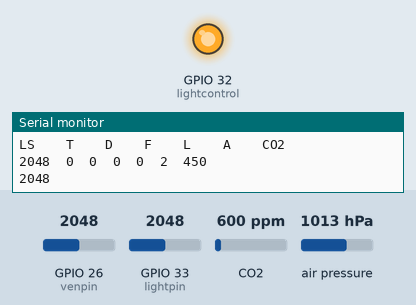
Bench run of a sketch on a simulated ESP32. On the bench: output pins drawn as LEDs (lit = HIGH), the last lines printed to the serial monitor. The test bench sets the inputs (shaded band); at power-on: GPIO 33 (lightpin) = 2048, GPIO 26 (venpin) = 2048, CO2 600 ppm, air pressure 1013 hPa. Nothing arrives over Bluetooth unless stated; a phone connects over Bluetooth LE 3 s after start.

Above: at 1.2 s.
1.3 s: GPIO 33 (lightpin) set to 1059
3.4 s: GPIO 33 (lightpin) set to 928
At 5.6 s:
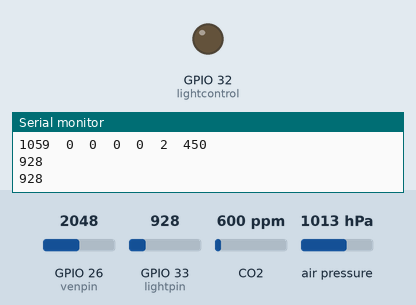
5.9 s: GPIO 33 (lightpin) set to 1040
At 7.3 s:
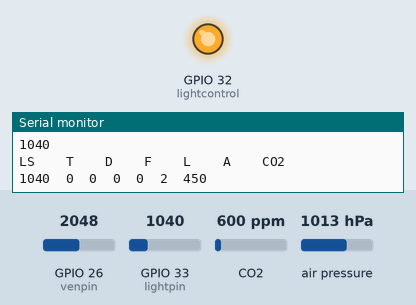
7.9 s: GPIO 33 (lightpin) set to 973
At 9.4 s:
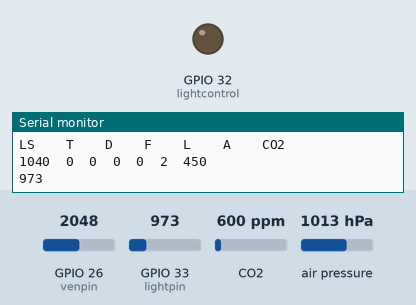
Timing chart, 0 to 10.9 s (numbered marks = the images above; inputs shaded):
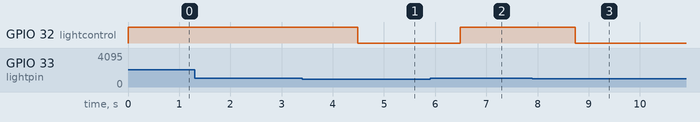

Measured:
- the behaviour switches between 1001 and 1000 on GPIO 33 (lightpin) (found by bisection; images 0 and 1)
- after the input at 3.4 s, GPIO 32 (lightcontrol): HIGH → LOW after 1.1 s
- after the input at 5.9 s, GPIO 32 (lightcontrol): LOW → HIGH after 0.59 s
- after the input at 7.9 s, GPIO 32 (lightcontrol): HIGH → LOW after 0.84 s

The sketch:

Project_BLE.ino
```cpp
#include <Wire.h>
#include <SPI.h>
#include <Adafruit_Sensor.h>
#include "Adafruit_BME680.h"
#include <Arduino.h>
#include "MHZ19.h"
#include <SoftwareSerial.h>                                // Remove if using HardwareSerial
#include <BLEDevice.h>
#include <BLEServer.h>
#include <BLEUtils.h>
#include <BLE2902.h>
#include <String.h>


#define BME_SCK 13
#define BME_MISO 12
#define BME_MOSI 11
#define BME_CS 10
#define RX_PIN 16                                          // Rx pin which the MHZ19 Tx pin is attached to
#define TX_PIN 17                                          // Tx pin which the MHZ19 Rx pin is attached to

#define BAUDRATE 9600                                      // Device to MH-Z19 Serial baudrate (should not be changed)
#define SEALEVELPRESSURE_HPA (1013.25)

Adafruit_BME680 bme; // I2C
MHZ19 myMHZ19;                                             // Constructor for library
SoftwareSerial mySerial(RX_PIN, TX_PIN);                   // (Uno example) create device to MH-Z19 serial

BLECharacteristic *pCharacteristic;
bool deviceConnected = false;

#define SERVICE_UUID           "4fcf473e-6469-11eb-ae93-0242ac130002" // UART service UUID
#define CHARACTERISTIC_UUID_RX "4fcf473e-6469-11eb-ae93-0242ac130002"
#define CHARACTERISTIC_UUID_TX "4fcf473e-6469-11eb-ae93-0242ac130002"
String rxload="BlackWalnutLabs";

class MyServerCallbacks: public BLEServerCallbacks {
    void onConnect(BLEServer* pServer) {
      deviceConnected = true;
    };
    void onDisconnect(BLEServer* pServer) {
      deviceConnected = false;
    }
};

class MyCallbacks: public BLECharacteristicCallbacks {
    void onWrite(BLECharacteristic *pCharacteristic) {
      std::string rxValue = pCharacteristic->getValue();
      if (rxValue.length() > 0) {
        rxload="";
        for (int i = 0; i < rxValue.length(); i++)
         {
          rxload +=(char)rxValue[i];
          Serial.print(rxValue[i]);
         }
         Serial.println("");
      }
    }
};

void setupBLE(String BLEName){
  const char *ble_name=BLEName.c_str();
  BLEDevice::init(ble_name);
  BLEServer *pServer = BLEDevice::createServer();
  pServer->setCallbacks(new MyServerCallbacks());
  BLEService *pService = pServer->createService(SERVICE_UUID);
  pCharacteristic = pService->createCharacteristic(CHARACTERISTIC_UUID_TX,BLECharacteristic::PROPERTY_NOTIFY);
  pCharacteristic->addDescriptor(new BLE2902());
  BLECharacteristic *pCharacteristic = pService->createCharacteristic(CHARACTERISTIC_UUID_RX,BLECharacteristic::PROPERTY_WRITE);
  pCharacteristic->setCallbacks(new MyCallbacks());
  pService->start();
  pServer->getAdvertising()->start();
  Serial.println("Waiting a client connection to notify...");
}

const int venpin = 26, lightpin = 33, lightcontrol = 32;
int venval = 0, lightval;
int sensor[8];
void setup() {
  // put your setup code here, to run once:
  Serial.begin(9600);
  setupBLE("AirCase");//设置蓝牙名称
  pinMode(venpin, INPUT);
  pinMode(lightpin, INPUT);
  pinMode(lightcontrol, OUTPUT);
   while (!Serial);
  Serial.println(F("BME680 test"));

  if (!bme.begin()) {
    Serial.println("Could not find a valid BME680 sensor, check wiring!");
    while (1);}
  bme.setTemperatureOversampling(BME680_OS_8X);
  bme.setHumidityOversampling(BME680_OS_2X);
  bme.setPressureOversampling(BME680_OS_4X);
  bme.setIIRFilterSize(BME680_FILTER_SIZE_3);
  bme.setGasHeater(320, 150); // 320*C for 150 ms

  mySerial.begin(BAUDRATE);                               // (Uno example) device to MH-Z19 serial start
  myMHZ19.begin(mySerial);                                // *Serial(Stream) refence must be passed to library begin().
  myMHZ19.autoCalibration(false);                              // Turn auto calibration ON (OFF autoCalibration(false))


}

void loop() {
  // put your main code here, to run repeatedly:

  lightval = analogRead(lightpin);
  Serial.println(lightval);
  sensor[1] = lightval;


  if (sensor[1] > 1000){
    digitalWrite(lightcontrol, HIGH);
    delay(100);
    venval = analogRead(venpin);

    sensor[0] = venval;
    sensor[2] = bme.temperature;
    sensor[3] = bme.pressure / 100.0;
    sensor[4] = bme.humidity;
    sensor[5] = bme.gas_resistance / 1000.0;
    sensor[6] = bme.readAltitude(SEALEVELPRESSURE_HPA);
    sensor[7] = myMHZ19.getCO2()-150;

    String sendtext = "s,";

    Serial.print("LS \t T \t D \t F \t L \t A \t CO2 \n");
    for(int i = 1; i<8; i++){
      Serial.print(sensor[i]);
      Serial.print("\t");
      sendtext += sensor[i];
      sendtext += ",";
      }
      Serial.print("\n");
      sendtext += "e\n";
      const char *newValue=sendtext.c_str();
      pCharacteristic->setValue(newValue);
      pCharacteristic->notify();
    }
    else {digitalWrite(lightcontrol, LOW);}

  delay(1000);

}
```
